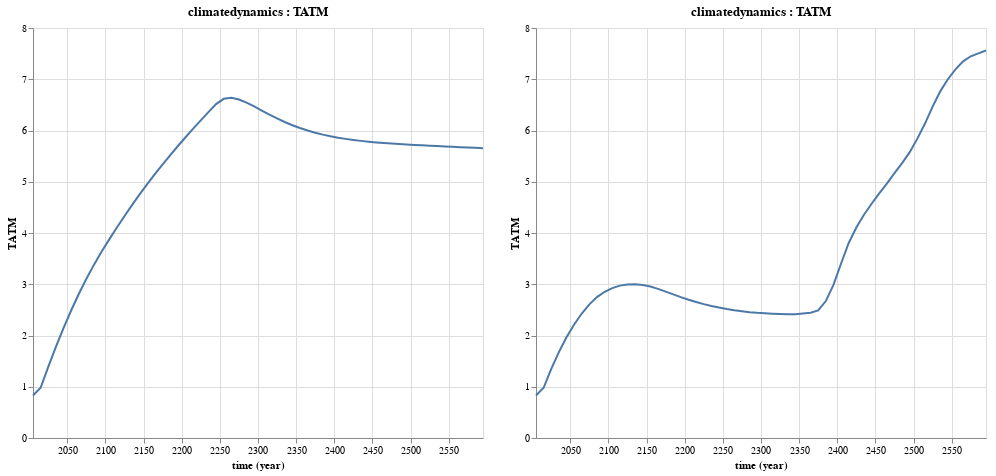

The notebook cell saved with this chart:
### Markdown cell above
Looking at the temperature for our optimization, and ignoring the second half of the model time period, we can see a significant impact of our optimal policy on temperatures.

### Code cell
@vlplot(resolve={scale={y=:shared}}) + [Mimi.plot(m_dice1, :climatedynamics, :TATM) Mimi.plot(m_opt, :climatedynamics, :TATM)]

### Figure 1 — Vega-Lite specification as saved in the notebook (floating-point values rounded to 4 significant figures)
{"hconcat": [{"$schema": "https://vega.github.io/schema/vega-lite/v3.json", "data": {"values": [{"TATM": "0.83", "time": "2005-01-01"}, {"TATM": "0.98", "time": "2015-01-01"}, {"TATM": "1.3881597063065039", "time": "2025-01-01"}, {"TATM": "1.7763568832996077", "time": "2035-01-01"}, {"TATM": "2.143378418542003", "time": "2045-01-01"}, {"TATM": "2.48771553569001", "time": "2055-01-01"}, {"TATM": "2.8087148591501157", "time": "2065-01-01"}, {"TATM": "3.10671639649217", "time": "2075-01-01"}, {"TATM": "3.382825259538321", "time": "2085-01-01"}, {"TATM": "3.6386207932274326", "time": "2095-01-01"}, {"TATM": "3.8759150825139432", "time": "2105-01-01"}, {"TATM": "4.107603640506595", "time": "2115-01-01"}, {"TATM": "4.3320678899024765", "time": "2125-01-01"}, {"TATM": "4.548669639694528", "time": "2135-01-01"}, {"TATM": "4.757364104876634", "time": "2145-01-01"}, {"TATM": "4.95845043632468", "time": "2155-01-01"}, {"TATM": "5.152412610352883", "time": "2165-01-01"}, {"TATM": "5.3398195261657015", "time": "2175-01-01"}, {"TATM": "5.521263793725003", "time": "2185-01-01"}, {"TATM": "5.697325788302517", "time": "2195-01-01"}, {"TATM": "5.868554376703898", "time": "2205-01-01"}, {"TATM": "6.035459345242548", "time": "2215-01-01"}, {"TATM": "6.198514129513103", "time": "2225-01-01"}, {"TATM": "6.3581847198627255", "time": "2235-01-01"}, {"TATM": "6.5148671959990105", "time": "2245-01-01"}, {"TATM": "6.618260569750442", "time": "2255-01-01"}, {"TATM": "6.637108329409583", "time": "2265-01-01"}, {"TATM": "6.604999248696924", "time": "2275-01-01"}, {"TATM": "6.544161231045846", "time": "2285-01-01"}, {"TATM": "6.469101715479886", "time": "2295-01-01"}, {"TATM": "6.389094468166331", "time": "2305-01-01"}, {"TATM": "6.30988143244077", "time": "2315-01-01"}, {"TATM": "6.234838775038302", "time": "2325-01-01"}, {"TATM": "6.165775908514998", "time": "2335-01-01"}, {"TATM": "6.103482237025658", "time": "2345-01-01"}, {"TATM": "6.048099981351211", "time": "2355-01-01"}, {"TATM": "5.999376851685412", "time": "2365-01-01"}, {"TATM": "5.956835647931661", "time": "2375-01-01"}, {"TATM": "5.919886474826612", "time": "2385-01-01"}, {"TATM": "5.8878994327132546", "time": "2395-01-01"}, {"TATM": "5.86025023335239", "time": "2405-01-01"}, {"TATM": "5.836347426164182", "time": "2415-01-01"}, {"TATM": "5.815647288994508", "time": "2425-01-01"}, {"TATM": "5.797660591169723", "time": "2435-01-01"}, {"TATM": "5.781954138232699", "time": "2445-01-01"}, {"TATM": "5.768149094264203", "time": "2455-01-01"}, {"TATM": "5.755917435823844", "time": "2465-01-01"}, {"TATM": "5.7449774419575395", "time": "2475-01-01"}, {"TATM": "5.735088811443862", "time": "2485-01-01"}, {"TATM": "5.726047781785632", "time": "2495-01-01"}, {"TATM": "5.717682476124955", "time": "2505-01-01"}, {"TATM": "5.7098486040987675", "time": "2515-01-01"}, {"TATM": "5.702425576261056", "time": "2525-01-01"}, {"TATM": "5.695313048813406", "time": "2535-01-01"}, {"TATM": "5.688427888709104", "time": "2545-01-01"}, {"TATM": "5.681701533558629", "time": "2555-01-01"}, {"TATM": "5.675077712524968", "time": "2565-01-01"}, {"TATM": "5.6685104910086705", "time": "2575-01-01"}, {"TATM": "5.6619626016188915", "time": "2585-01-01"}, {"TATM": "5.655404025496941", "time": "2595-01-01"}]}, "description": "plot for a specific component variable pair", "encoding": {"x": {"field": "time", "timeUnit": "utcyear", "type": "temporal"}, "y": {"field": "TATM", "type": "quantitative"}}, "height": 410, "mark": {"type": "line"}, "title": "climatedynamics : TATM", "width": 450}, {"$schema": "https://vega.github.io/schema/vega-lite/v3.json", "data": {"values": [{"TATM": "0.83", "time": "2005-01-01"}, {"TATM": "0.98", "time": "2015-01-01"}, {"TATM": "1.3475858146106976", "time": "2025-01-01"}, {"TATM": "1.6753123286582459", "time": "2035-01-01"}, {"TATM": "1.964576723643404", "time": "2045-01-01"}, {"TATM": "2.215676813677198", "time": "2055-01-01"}, {"TATM": "2.429500961862893", "time": "2065-01-01"}, {"TATM": "2.607177005108577", "time": "2075-01-01"}, {"TATM": "2.748358039349489", "time": "2085-01-01"}, {"TATM": "2.853300671297063", "time": "2095-01-01"}, {"TATM": "2.9244432726341416", "time": "2105-01-01"}, {"TATM": "2.973306926431298", "time": "2115-01-01"}, {"TATM": "2.9970317233278156", "time": "2125-01-01"}, {"TATM": "2.9996591984049203", "time": "2135-01-01"}, {"TATM": "2.9864041910991688", "time": "2145-01-01"}, {"TATM": "2.955711029639243", "time": "2155-01-01"}, {"TATM": "2.9097399427997646", "time": "2165-01-01"}, {"TATM": "2.8566914377373798", "time": "2175-01-01"}, {"TATM": "2.8016891169065024", "time": "2185-01-01"}, {"TATM": "2.748376916823775", "time": "2195-01-01"}, {"TATM": "2.6989636522699283", "time": "2205-01-01"}, {"TATM": "2.6535431596904733", "time": "2215-01-01"}, {"TATM": "2.6125597368501077", "time": "2225-01-01"}, {"TATM": "2.5763849956952094", "time": "2235-01-01"}, {"TATM": "2.544887547317923", "time": "2245-01-01"}, {"TATM": "2.5172648046823625", "time": "2255-01-01"}, {"TATM": "2.4935778193518554", "time": "2265-01-01"}, {"TATM": "2.4733093286414", "time": "2275-01-01"}, {"TATM": "2.4555378045169354", "time": "2285-01-01"}, {"TATM": "2.4415922502833007", "time": "2295-01-01"}, {"TATM": "2.432204503126353", "time": "2305-01-01"}, {"TATM": "2.4245773723178745", "time": "2315-01-01"}, {"TATM": "2.417387821511385", "time": "2325-01-01"}, {"TATM": "2.412424388657393", "time": "2335-01-01"}, {"TATM": "2.4150503497814264", "time": "2345-01-01"}, {"TATM": "2.429304308602863", "time": "2355-01-01"}, {"TATM": "2.4433279875039533", "time": "2365-01-01"}, {"TATM": "2.4890412710931575", "time": "2375-01-01"}, {"TATM": "2.6714554966260793", "time": "2385-01-01"}, {"TATM": "2.988168174819326", "time": "2395-01-01"}, {"TATM": "3.405328217073108", "time": "2405-01-01"}, {"TATM": "3.8061520690774624", "time": "2415-01-01"}, {"TATM": "4.105641752096957", "time": "2425-01-01"}, {"TATM": "4.356275302774014", "time": "2435-01-01"}, {"TATM": "4.570467983605466", "time": "2445-01-01"}, {"TATM": "4.772850781875381", "time": "2455-01-01"}, {"TATM": "4.962047414660185", "time": "2465-01-01"}, {"TATM": "5.167331512036632", "time": "2475-01-01"}, {"TATM": "5.364639700243988", "time": "2485-01-01"}, {"TATM": "5.578167306953608", "time": "2495-01-01"}, {"TATM": "5.84094472143656", "time": "2505-01-01"}, {"TATM": "6.1353798823083485", "time": "2515-01-01"}, {"TATM": "6.466051629116851", "time": "2525-01-01"}, {"TATM": "6.763881226621765", "time": "2535-01-01"}, {"TATM": "7.000361381761978", "time": "2545-01-01"}, {"TATM": "7.191868483506323", "time": "2555-01-01"}, {"TATM": "7.349530562863987", "time": "2565-01-01"}, {"TATM": "7.448266982519309", "time": "2575-01-01"}, {"TATM": "7.505056990051523", "time": "2585-01-01"}, {"TATM": "7.561552787443189", "time": "2595-01-01"}]}, "description": "plot for a specific component variable pair", "encoding": {"x": {"field": "time", "timeUnit": "utcyear", "type": "temporal"}, "y": {"field": "TATM", "type": "quantitative"}}, "height": 410, "mark": {"type": "line"}, "title": "climatedynamics : TATM", "width": 450}], "resolve": {"scale": {"y": "shared"}}}
